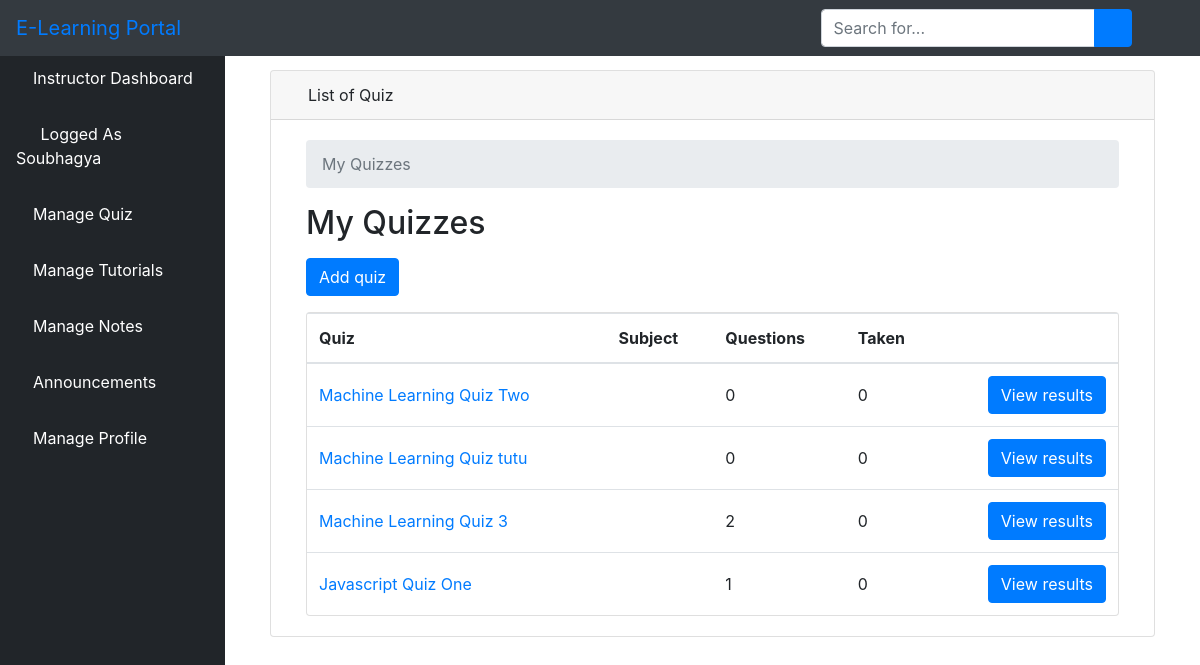
Screenshot of /llist_quiz/ (signed in) with the database file from the repository.
### elearn/models.py (models this page shows, shortened)
class User(AbstractUser):
    is_learner = models.BooleanField(default=False)
    is_instructor = models.BooleanField(default=False)
    is_admin = models.BooleanField(default=False)

class Quiz(models.Model):
    owner = models.ForeignKey(User, on_delete=models.CASCADE, related_name='quizzes')
    name = models.CharField(max_length=255)
    course = models.ForeignKey(Course, on_delete=models.CASCADE, related_name='quizzes')

### elearn/views.py (the view)
# urls.py: path('llist_quiz/', views.QuizListView.as_view(), name='quiz_change_list'),
class QuizListView(ListView):
    model = Quiz
    ordering = ('name', )
    context_object_name = 'quizzes'
    template_name = 'dashboard/instructor/quiz_change_list.html'
    def get_queryset(self):
        queryset = self.request.user.quizzes \
        .select_related('course') \
        .annotate(questions_count = Count('questions', distinct=True)) \
        .annotate(taken_count = Count('taken_quizzes', distinct=True))
        return queryset

### elearn/templates/dashboard/instructor/quiz_change_list.html (shortened to what this page needs)
{% extends 'dashboard/instructor/base.html' %}
{% block body %}
<div class="container-fluid">
        <div class="row">
          <div class="col-12 mb-3">
          <div class="col-12 mb-3">
                <div id="content-wrapper" style="padding-top: 20px">
        <div class="container-fluid">
            <div class="card mb-3">
                <div class="card-header">
                    <i class="fas fa-table text-primary"></i>
                    List of Quiz
                </div>
                <div class="card-body">
  <div class="col-sm-12">
  <nav aria-label="breadcrumb">
    <ol class="breadcrumb">
      <li class="breadcrumb-item active" aria-current="page">My Quizzes</li>
    </ol>
  </nav>
  <h2 class="mb-3">My Quizzes</h2>
  <a href="{% url 'quiz_add' %}" class="btn btn-primary mb-3" role="button">Add quiz</a>
  <div class="card">
    <table class="table mb-0">
      <thead>
        <tr>
          <th>Quiz</th>
          <th>Subject</th>
          <th>Questions</th>
          <th>Taken</th>
          <th></th>
        </tr>
      </thead>
      <tbody>
        {% for quiz in quizzes %}
          <tr>
            <td class="align-middle"><a href="{% url 'quiz_change' quiz.pk %}">{{ quiz.name }}</a></td>
            <td class="align-middle">{{ quiz.subject.get_html_badge }}</td>
            <td class="align-middle">{{ quiz.questions_count }}</td>
            <td class="align-middle">{{ quiz.taken_count }}</td>
            <td class="text-right">
              <a href="{% url 'quiz_results' quiz.pk %}" class="btn btn-primary">View results</a>
            </td>
          </tr>
        {% empty %}
          <tr>
            <td class="bg-light text-center font-italic" colspan="5">You haven't created any quiz yet.</td>
          </tr>
        {% endfor %}
      </tbody>
    </table>
  </div>
{% endblock body %}

### elearn/templates/dashboard/instructor/base.html (shortened to what this page needs)
<!DOCTYPE html>
<html lang="en">
<head>
    {% load static %}
    <link href="{% static 'vendor/fontawesome-free/css/all.min.css' %}" rel="stylesheet" type="text/css">
    <link href="{% static 'vendor/datatables/dataTables.bootstrap4.css' %}" rel="stylesheet">
    <link href="{% static 'css/sb-admin.css' %}" rel="stylesheet">
</head>
<body id="page-top">
<nav class="navbar navbar-expand navbar-dark bg-dark fixed-top">
    <a class="navbar-brand mr-1 text-primary" href="">E-Learning Portal</a>
    <button class="btn btn-link btn-sm text-white order-1 order-sm-0" id="sidebarToggle" href="#">
        <i class="fas fa-bars"></i>
    </button>
    <form class="d-none d-md-inline-block form-inline ml-auto mr-0 mr-md-3 my-2 my-md-0">
        <div class="input-group">
            <input type="text" class="form-control" placeholder="Search for..." aria-label="Search" aria-describedby="basic-addon2">
            <div class="input-group-append">
                <button class="btn btn-primary" type="button">
                    <i class="fas fa-search"></i>
                </button>
            </div>
        </div>
    </form>
    <ul class="navbar-nav ml-auto ml-md-0">
        <li class="nav-item dropdown no-arrow">
            <a class="nav-link dropdown-toggle" href="#" id="userDropdown" role="button" data-toggle="dropdown" aria-haspopup="true" aria-expanded="false">
                <i class="fas fa-user-circle fa-fw text-primary"></i>
            </a>
        </li>
    </ul>
</nav>
<div id="wrapper" style="padding-top: 50px;">
<ul class="sidebar navbar-nav">
    <li class="nav-item active">
        <a class="nav-link" href="{% url 'instructor' %}">
         <i class="fa fa-home" aria-hidden="true"></i>
            <span>Instructor Dashboard</span>
        </a>
    </li>
    <li class="nav-item active">
        <a class="nav-link" href="">
            <i class="fas fa-user-circle fa-fw text-primary"></i>
            <span>Logged As {{ user.username }}</span>
        </a>
    </li>
    <li class="nav-item dropdown no-arrow">
                            <a class="nav-link dropdown-toggle" data-toggle="dropdown" aria-haspopup="true" aria-expanded="false" href="">
          <i class="fa fa-th-list" aria-hidden="true"></i>
            <span style="color: white">Manage Quiz</span>
        </a>
        </li>
         <li class="nav-item dropdown no-arrow">
                            <a class="nav-link dropdown-toggle" data-toggle="dropdown" aria-haspopup="true" aria-expanded="false" href="">
            <i class="fas fa-book-reader" aria-hidden="true"></i>
             <span style="color: white">Manage Tutorials</span>
        </a>
        </li>
         <li class="nav-item">
        <a class="nav-link" href="{% url 'lnotes' %}">
            <i class="fas fa-pen" aria-hidden="true"></i>
            <span style="color: white">Manage Notes</span>
        </a>
    </li>
    <li class="nav-item dropdown no-arrow">
                            <a class="nav-link dropdown-toggle" data-toggle="dropdown" aria-haspopup="true" aria-expanded="false" href="">
        <i class="fas fa-bell"></i>
            <span style="color: white">Announcements</span>
        </a>
        </li>
     <li class="nav-item dropdown no-arrow">
                            <a class="nav-link dropdown-toggle" data-toggle="dropdown" aria-haspopup="true" aria-expanded="false" href="">
            <i class="fas fa-user text-default"></i>
            <span style="color: white">Manage Profile</span>
        </a>
        </li>
</ul>
    {% block body %}{% endblock %}
</div>

### rows the page displays
User: username "Soubhagya"
Quiz: name "Machine Learning Quiz Two", questions_count "0", taken_count "0"
Quiz: name "Machine Learning Quiz tutu", questions_count "0", taken_count "0"
Quiz: name "Machine Learning Quiz 3", questions_count "2", taken_count "0"
Quiz: name "Javascript Quiz One", questions_count "1", taken_count "0"
